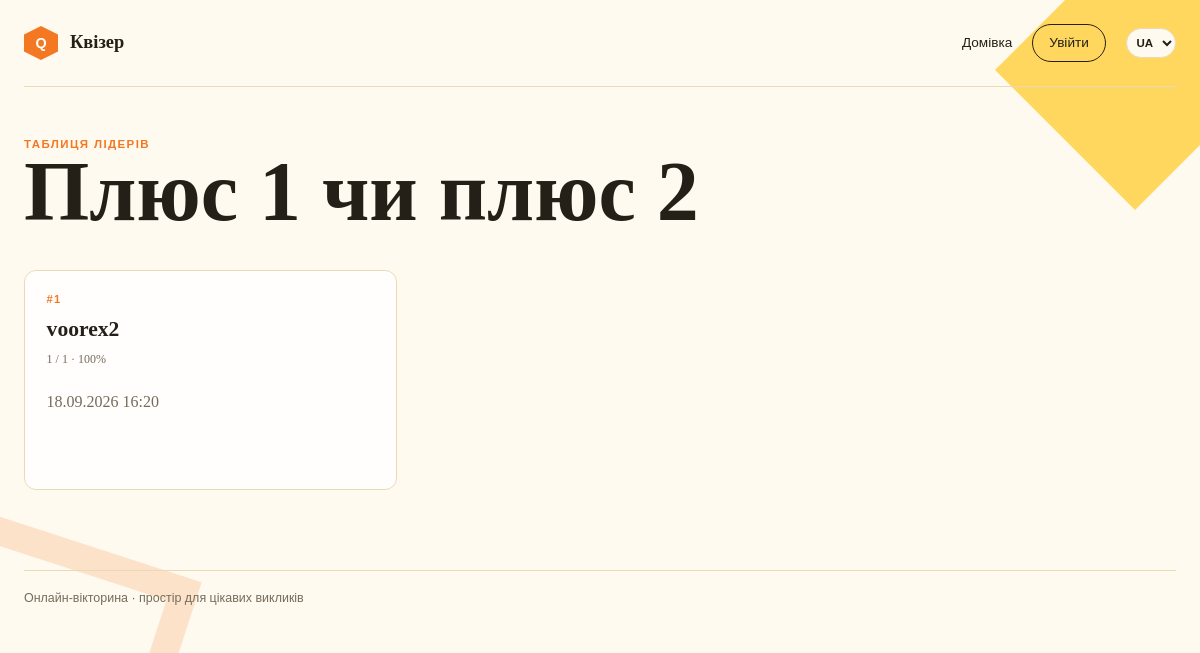
Screenshot of /quizzes/1/rating/ with the database file from the repository.
### quizzes/models.py (models this page shows, shortened)
class Quiz(models.Model):
    title = models.CharField(max_length=200)
    description = models.TextField(blank=True)
    category = models.ForeignKey(Category, null=True, blank=True, on_delete=models.SET_NULL, related_name='quizzes', verbose_name=_('Category'))
    shuffle_answers = models.BooleanField(_('Shuffle answers'), default=True)
    shuffle_questions = models.BooleanField(_('Shuffle questions'), default=False)
    announced = models.BooleanField(default=False, editable=False)
    owner = models.ForeignKey(
        settings.AUTH_USER_MODEL,
        on_delete=models.CASCADE,
        related_name='owned_quizzes',
    )
    invite_code = models.CharField(max_length=8, unique=True, editable=False)
    is_published = models.BooleanField(default=False)
    is_private = models.BooleanField(default=False)
    created_at = models.DateTimeField(auto_now_add=True)
    updated_at = models.DateTimeField(auto_now=True)
    class Meta:
        ordering = ('-created_at',)
        verbose_name = _('Quiz')
        verbose_name_plural = _('Quizzes')

class QuizAttempt(models.Model):
    quiz = models.ForeignKey(Quiz, on_delete=models.CASCADE, related_name='attempts')
    user = models.ForeignKey(
        settings.AUTH_USER_MODEL,
        on_delete=models.CASCADE,
        related_name='quiz_attempts',
        null=True,
        blank=True,
    )
    score = models.PositiveIntegerField(default=0)
    total = models.PositiveIntegerField(default=0)
    percentage = models.PositiveIntegerField(default=0)
    created_at = models.DateTimeField(auto_now_add=True)
    class Meta:
        ordering = ('-created_at',)
        verbose_name = _('Quiz attempt')
        verbose_name_plural = _('Quiz attempts')

### quizzes/views.py (the view)
# urls.py: path('<int:pk>/rating/', quiz_rating_view, name='quiz_rating'),
def quiz_rating_view(request, pk):
    quiz = get_object_or_404(Quiz.objects.prefetch_related('attempts__user'), pk=pk, is_published=True)
    if not _can_access_quiz(request, quiz):
        return redirect('quiz_join')
    attempts = quiz.attempts.select_related('user').order_by('-percentage', '-score', 'created_at')
    return render(request, 'quizzes/quiz_rating.html', {'quiz': quiz, 'attempts': attempts})

### quizzes/context_processors.py (called while the page is built)
def notification_count(request):
    if not request.user.is_authenticated:
        return {}
    return {'unread_notifications': request.user.notifications.filter(
        is_read=False, quiz__is_published=True, quiz__is_private=False).count()}

### quizzes/views.py (called while the page is built)
def _can_access_quiz(request, quiz):
    return not quiz.is_private or quiz.owner_id == request.user.id or request.session.get(f'joined_quiz_{quiz.pk}')

### quizzes/templates/quizzes/quiz_rating.html (shortened to what this page needs)
{% extends 'login/base.html' %}
{% load i18n %}
{% block content %}
<div class="content-header">
    <div>
        <p class="eyebrow">{% trans 'Leaderboard' %}</p>
        <h1>{{ quiz.title }}</h1>
    </div>
</div>
{% if attempts %}
<div class="quiz-card-grid">
    {% for attempt in attempts %}
        <article class="quiz-card">
            <span class="card-label">#{{ forloop.counter }}</span>
            <h2>{{ attempt.user.username|default:_('Guest') }}</h2>
            <p class="card-stats">{{ attempt.score }} / {{ attempt.total }} · {{ attempt.percentage }}%</p>
            <p>{{ attempt.created_at|date:'d.m.Y H:i' }}</p>
        </article>
    {% endfor %}
</div>
{% else %}
<div class="empty-state">
    <p class="eyebrow">{% trans 'No attempts yet' %}</p>
    <h2>{% trans 'Be the first one to complete this quiz' %}</h2>
</div>
{% endif %}
{% endblock %}

### login/templates/login/base.html (style rules this page uses)
:root { --ink: #242018; --muted: #746b5b; --paper: #fffaf0; --cream: #fff4d6; --yellow: #ffc928; --orange: #f47721; --line: #ead9b5; font-family: Georgia, 'Times New Roman', serif; color: var(--ink); background: var(--paper); }
* { box-sizing: border-box; }
body { margin: 0; min-width: 320px; min-height: 100vh; overflow-x: hidden; }
body::before, body::after { content: ''; position: fixed; z-index: -1; pointer-events: none; }
body::before { width: 280px; height: 280px; top: -70px; right: -75px; background: var(--yellow); clip-path: polygon(50% 0, 100% 50%, 50% 100%, 0 50%); opacity: .72; }
body::after { width: 180px; height: 180px; bottom: 3%; left: -65px; border: 28px solid var(--orange); transform: rotate(18deg); opacity: .18; }
.content-header { display: flex; align-items: end; justify-content: space-between; gap: 2rem; margin-bottom: 2rem; }
.content-header h1 { margin-bottom: .5rem; }
.content-header p { margin-bottom: 0; }
.quiz-card-grid { display: grid; grid-template-columns: repeat(3, minmax(0, 1fr)); gap: 1rem; }
.quiz-card { display: flex; min-height: 220px; flex-direction: column; padding: 1.35rem; border: 1px solid var(--line); border-radius: 12px; background: rgb(255 255 255 / 80%); transition: transform .2s ease, box-shadow .2s ease; }
.quiz-card h2 { margin: .75rem 0 .5rem; font-size: 1.35rem; }
.quiz-card p { margin-bottom: 1.25rem; }
.card-label { color: var(--orange); font-family: Arial, sans-serif; font-size: .7rem; font-weight: bold; letter-spacing: .1em; text-transform: uppercase; }
.eyebrow { margin-bottom: .8rem; color: var(--orange); font-family: Arial, sans-serif; font-size: .72rem; font-weight: bold; letter-spacing: .12em; text-transform: uppercase; }
.home-quiz-card span, .card-stats { color: var(--muted); font-size: .75rem; }
h1, h2, p { margin-top: 0; }
h1 { max-width: 680px; margin-bottom: 1.25rem; font-size: clamp(3rem, 7vw, 6.5rem); line-height: .92; letter-spacing: 0; }
h2 { font-size: 1.7rem; }
p { color: var(--muted); line-height: 1.6; }

### rows the page displays
Quiz: title "Плюс 1 чи плюс 2"
QuizAttempt: user.username "voorex2", score "1", total "1", percentage "100", created_at "18.09.2026 16:20"
